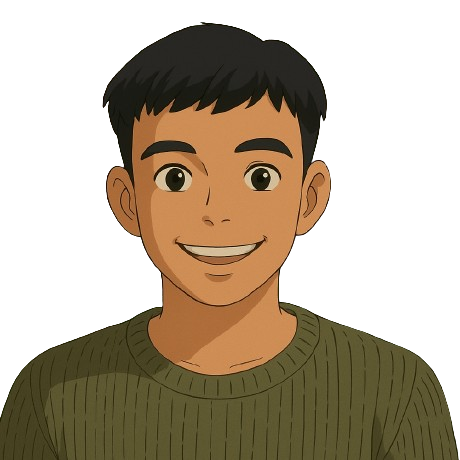
#> input picture assets/profile.png, 460 x 460 px
$ python -i generate.py   (imports and definitions only)
#> lines starting #> are read from the running program, lines starting #| are printed output that depends on the picture
import os
import re
import sys
import json
import base64
import requests
from datetime import datetime
from PIL import Image

# ==============================================================================
# CONFIGURATION & CONSTANTS
# ==============================================================================
USERNAME = "rly09"
AVATAR_PATH = "assets/profile.png"
CACHE_PATH = "cache/stats.json"
DARK_SVG_PATH = "dark_mode.svg"
LIGHT_SVG_PATH = "light_mode.svg"
CACHE_EXPIRY_HOURS = 12

# Grid settings for Left Column ASCII art
ASCII_WIDTH = 52
ASCII_HEIGHT = 30
ASCII_ASPECT_RATIO = 0.55  # height-to-width ratio of monospace character

# Grayscale character ramps
DARK_RAMP = [' ', '.', ':', '-', '=', '+', '*', '#', '%', '@']
LIGHT_RAMP = ['@', '%', '#', '*', '+', '=', '-', ':', '.', ' ']

# Theme Palettes
THEME_DARK = {
    "bg_sub_frame": "#0f141c",      # Dark slate/charcoal
    "border_separator": "#1d2433",  # Grid dots & prompt lines
    "text_main": "#e6edf3",         # Main text (bright)
    "text_subtle": "#8b949e",       # Subtle text (grey)
    "accent_color": "#62ef8a",      # Light mint green
    "accent_color_glow": "rgba(98, 239, 138, 0.4)",
    "ascii_color": "#e6edf3",       # High contrast grey-white ASCII
}

THEME_LIGHT = {
    "bg_sub_frame": "#ffffff",     # White background
    "border_separator": "#e1e4e8", # Grid dots & prompt lines
    "text_main": "#24292f",        # Main text (dark charcoal)
    "text_subtle": "#57606a",      # Subtle text (dark grey)
    "accent_color": "#008033",     # Tech green (readable)
    "accent_color_glow": "rgba(0, 128, 51, 0.2)",
    "ascii_color": "#24292f",      # Dark charcoal ASCII (contrast preservation)
}

# ==============================================================================
# HELPER FUNCTIONS
# ==============================================================================
def escape_xml(text):
    """Escapes special characters for XML/SVG rendering."""
    return str(text).replace('&', '&amp;').replace('<', '&lt;').replace('>', '&gt;').replace('"', '&quot;')

# [28 lines left out: functions parse_date, download_avatar, not called in this run]

# ==============================================================================
# ASCII ART GENERATION
# ==============================================================================
def remove_background(img, tolerance=25):
    """Removes the background from a PIL image using floodfill from the corners."""
    from PIL import ImageDraw
    img = img.convert("RGBA")
    w, h = img.size

    # Sample four corners as background seeds
    corners = [(0, 0), (w - 1, 0), (0, h - 1), (w - 1, h - 1)]

    for xy in corners:
        # Get the color at this corner; if not already transparent, floodfill it
        color = img.getpixel(xy)
        if color[3] != 0:
            try:
                ImageDraw.floodfill(img, xy, (0, 0, 0, 0), thresh=tolerance)
            except Exception as e:
                print(f"Floodfill error at corner {xy}: {e}")

    return img

def generate_ascii_grid(image_path, width=ASCII_WIDTH, height=ASCII_HEIGHT, aspect_ratio=ASCII_ASPECT_RATIO):
    """Converts profile image into a 2D grid of grayscale values, removing the background."""
#> called with image_path = 'assets/profile.png', width = 52, height = 30, aspect_ratio = 0.55
    if not os.path.exists(image_path):
        print(f"Cannot generate ASCII: image not found at {image_path}")
        return []

    try:
        img = Image.open(image_path)
#> img is the input picture: PIL image 460x460 RGBA; mean R, G, B, A 59.3, 46.4, 27.2, 130.8

        # 1. Crop 0% off boundaries since profile-bg.png is already pre-cropped and clean
        w, h = img.size
#> w = 460; h = 460
        crop_w = int(w * 0.0)
#> crop_w = 0
        crop_h = int(h * 0.0)
#> crop_h = 0
        img = img.crop((crop_w, crop_h, w - crop_w, h - crop_h))

        # 2. Remove background using floodfill
        img = remove_background(img, tolerance=25)
#> the loop in remove_background, `for xy in corners:` made 4 passes
#> color on passes 1 to 4: (0, 0, 0, 0), (0, 0, 0, 0), (69, 64, 32, 255), (0, 0, 0, 0)
#> after the loop in remove_background, `for xy in corners:`:
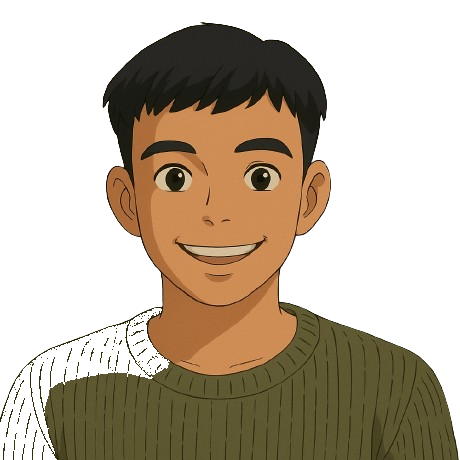
#> img: PIL image 460x460 RGBA; mean R, G, B, A 56.5, 43.8, 25.9, 120.7; transparent parts drawn white

        # 3. Calculate size preserving ratio
        orig_w, orig_h = img.size
#> orig_w = 460; orig_h = 460
        calc_h = int((orig_h / orig_w) * width * aspect_ratio)
#> calc_h = 28
        calc_h = min(calc_h, height)

        img = img.resize((width, calc_h), Image.Resampling.LANCZOS)
#> img: PIL image 52x28 RGBA

        # 4. Enhance contrast and sharpness of the person (RGB channels only)
        from PIL import ImageEnhance
        r, g, b, a = img.split()
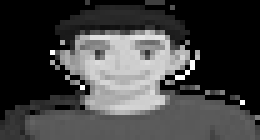
#> r: PIL image 52x28 L (shown 5 times larger); min 0, max 255, mean 65.4
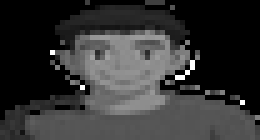
#> g: PIL image 52x28 L (shown 5 times larger); min 0, max 255, mean 51.6
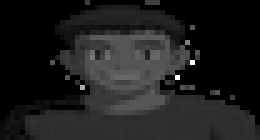
#> b: PIL image 52x28 L (shown 5 times larger); min 0, max 255, mean 29.5
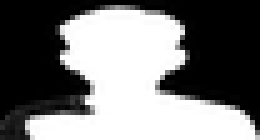
#> a: PIL image 52x28 L (shown 5 times larger); min 0, max 255, mean 120.6
        rgb_img = Image.merge("RGB", (r, g, b))
        rgb_img = ImageEnhance.Contrast(rgb_img).enhance(1.4)
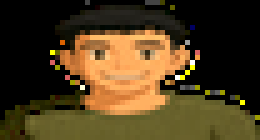
#> rgb_img: PIL image 52x28 RGB (shown 5 times larger); mean R, G, B 77.3, 59.3, 29.2
        rgb_img = ImageEnhance.Sharpness(rgb_img).enhance(1.3)
        img = Image.merge("RGBA", (rgb_img.split()[0], rgb_img.split()[1], rgb_img.split()[2], a))
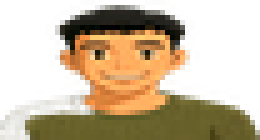
#> img: PIL image 52x28 RGBA (shown 5 times larger); mean R, G, B, A 77.5, 59.6, 29.3, 120.6; transparent parts drawn white

        # 5. Pull pixels
        pixels = img.load()
        grid = []
        for y in range(calc_h):
            row = []
            for x in range(width):
                r, g, b, alpha = pixels[x, y]
                if alpha < 50:
                    row.append(-1)  # Marker for background
                else:
                    gray = int(0.299 * r + 0.587 * g + 0.114 * b)
                    row.append(gray)
            grid.append(row)
#> after the loop, grid = 28 items

        print(f"ASCII grid generated (background removed). Size: {width}x{calc_h}")
#| ASCII grid generated (background removed). Size: 52x28
        return grid
    except Exception as e:
        print(f"Error processing image for ASCII: {e}")
        return []

# [248 lines left out: functions format_ascii_tspans, get_mock_stats, fetch_all_time_commits, fetch_stats_via_graphql, fetch_stats_via_public_rest, gather_stats, not called in this run]

# ==============================================================================
# SVG COMPILATION TEMPLATE
# ==============================================================================
SVG_TEMPLATE = """<svg xmlns="http://www.w3.org/2000/svg" viewBox="0 0 830 430" width="830" height="430">
  <defs>
    <style type="text/css">
      @import url('https://fonts.googleapis.com/css2?family=JetBrains+Mono:wght@300;400;500;700&amp;display=swap');

      .monospace {{
        font-family: 'JetBrains Mono', 'Fira Code', 'Courier New', Courier, monospace;
      }}

      /* Animation Keyframes */
      @keyframes blink {{
        0%, 100% {{ opacity: 1; }}
        50% {{ opacity: 0; }}
      }}
      .cursor {{
        animation: blink 1s step-end infinite;
      }}

      .glow-accent {{
        filter: drop-shadow(0 0 3px {accent_color_glow});
      }}
    </style>

    <!-- Dotted Grid Pattern -->
    <pattern id="dot-grid" width="15" height="15" patternUnits="userSpaceOnUse">
      <circle cx="1.5" cy="1.5" r="0.8" fill="{border_separator}" opacity="0.4" />
    </pattern>
  </defs>

  <!-- Background Base Fill -->
  <rect x="0" y="0" width="830" height="430" fill="{bg_sub_frame}" rx="8" />

  <!-- Dot Grid Pattern Overlay -->
  <rect x="0" y="0" width="830" height="430" fill="url(#dot-grid)" rx="8" />

  <!-- LEFT COLUMN: Grayscale ASCII Portrait -->
  <g>
    <!-- ASCII Art container (starting at x=15, y=22) -->
    <text x="15" y="22" font-size="10.5" fill="{ascii_color}" xml:space="preserve" class="monospace" style="line-height: 15.0px; letter-spacing: 0.5px;" opacity="0.9">
{ascii_art_tspans}
    </text>
  </g>

  <!-- RIGHT COLUMN: Interactive Terminal Panel -->
  <g>
    <!-- Zsh Prompt 1: Tech Stack cat command -->
    <text x="395" y="25" font-size="13.0" fill="{accent_color}" font-weight="bold" class="monospace">
      roshan@roshan_os ~ % <tspan fill="{text_main}">cat skills.yaml</tspan>
    </text>

    <!-- Tech Stack Output -->
    <text x="395" y="48" font-size="11.0" fill="{text_main}" xml:space="preserve" class="monospace" style="line-height: 20px;">
      <tspan x="395" dy="0" fill="{text_subtle}">mobile:</tspan>   <tspan fill="{text_main}">[Flutter, Dart, Android]</tspan>
      <tspan x="395" dy="20" fill="{text_subtle}">frontend:</tspan> <tspan fill="{text_main}">[React, HTML5, CSS3, JavaScript, TypeScript]</tspan>
      <tspan x="395" dy="20" fill="{text_subtle}">backend:</tspan>  <tspan fill="{text_main}">[Node.js, Express, FastAPI]</tspan>
      <tspan x="395" dy="20" fill="{text_subtle}">ai_ml:</tspan>    <tspan fill="{text_main}">[OpenAI, Gemini, Python, RAG, Prompt_Eng.]</tspan>
      <tspan x="395" dy="20" fill="{text_subtle}">databases:</tspan><tspan fill="{text_main}">[MySQL, PostgreSQL, MongoDB, Firestore]</tspan>
      <tspan x="395" dy="20" fill="{text_subtle}">tools:</tspan>    <tspan fill="{text_main}">[Git, GitHub, Docker, Linux, Postman, Figma, VSCode]</tspan>
    </text>

    <!-- Zsh Prompt 2: Contact curl command -->
    <text x="395" y="205" font-size="13.0" fill="{accent_color}" font-weight="bold" class="monospace">
      roshan@roshan_os ~ % <tspan fill="{text_main}">curl -s roshan.os/contact</tspan>
    </text>

    <!-- Contact Info Output -->
    <text x="395" y="228" font-size="11.0" fill="{text_main}" xml:space="preserve" class="monospace" style="line-height: 20px;">
      <tspan x="395" dy="0" fill="{text_subtle}">email</tspan>    <tspan fill="{accent_color}">-&gt;</tspan> <tspan fill="{text_main}">yogiroshan2005@gmail.com</tspan>
      <tspan x="395" dy="20" fill="{text_subtle}">linkedin</tspan> <tspan fill="{accent_color}">-&gt;</tspan> <tspan fill="{text_main}">roshanlalyogi</tspan>
      <tspan x="395" dy="20" fill="{text_subtle}">github</tspan>   <tspan fill="{accent_color}">-&gt;</tspan> <tspan fill="{text_main}">github.com/rly09</tspan>
    </text>

    <!-- Zsh Prompt 3: git stats status command -->
    <text x="395" y="325" font-size="13.0" fill="{accent_color}" font-weight="bold" class="monospace">
      roshan@roshan_os ~ % <tspan fill="{text_main}">git status --stats</tspan>
    </text>

    <!-- Git Stats Output -->
    <text x="395" y="348" font-size="11.0" fill="{text_main}" xml:space="preserve" class="monospace" style="line-height: 20px;">
      <tspan x="395" dy="0" fill="{text_subtle}">repos:</tspan> <tspan fill="{text_main}" font-weight="bold">{repos}</tspan> <tspan fill="{text_subtle}"> | stars:</tspan> <tspan fill="{text_main}" font-weight="bold">{stars}</tspan> <tspan fill="{text_subtle}"> | followers:</tspan> <tspan fill="{text_main}" font-weight="bold">{followers}</tspan>
      <tspan x="395" dy="20" fill="{text_subtle}">commits:</tspan> <tspan fill="{text_main}" font-weight="bold">{commits}</tspan> <tspan fill="{text_subtle}"> | contributions:</tspan> <tspan fill="{text_main}" font-weight="bold">{contributions}</tspan>
      <tspan x="395" dy="20" fill="{text_subtle}">lines_of_code:</tspan> <tspan fill="{text_main}" font-weight="bold">{loc} LOC</tspan><tspan class="cursor" fill="{accent_color}">_</tspan>
    </text>
  </g>
</svg>
"""

# ==============================================================================
# MAIN COMPILER
# ==============================================================================
# [80 lines left out: function main, not called in this run]

# [2 lines not run here, left out]

>>> result = generate_ascii_grid('assets/profile.png')
#> result = 28 items
